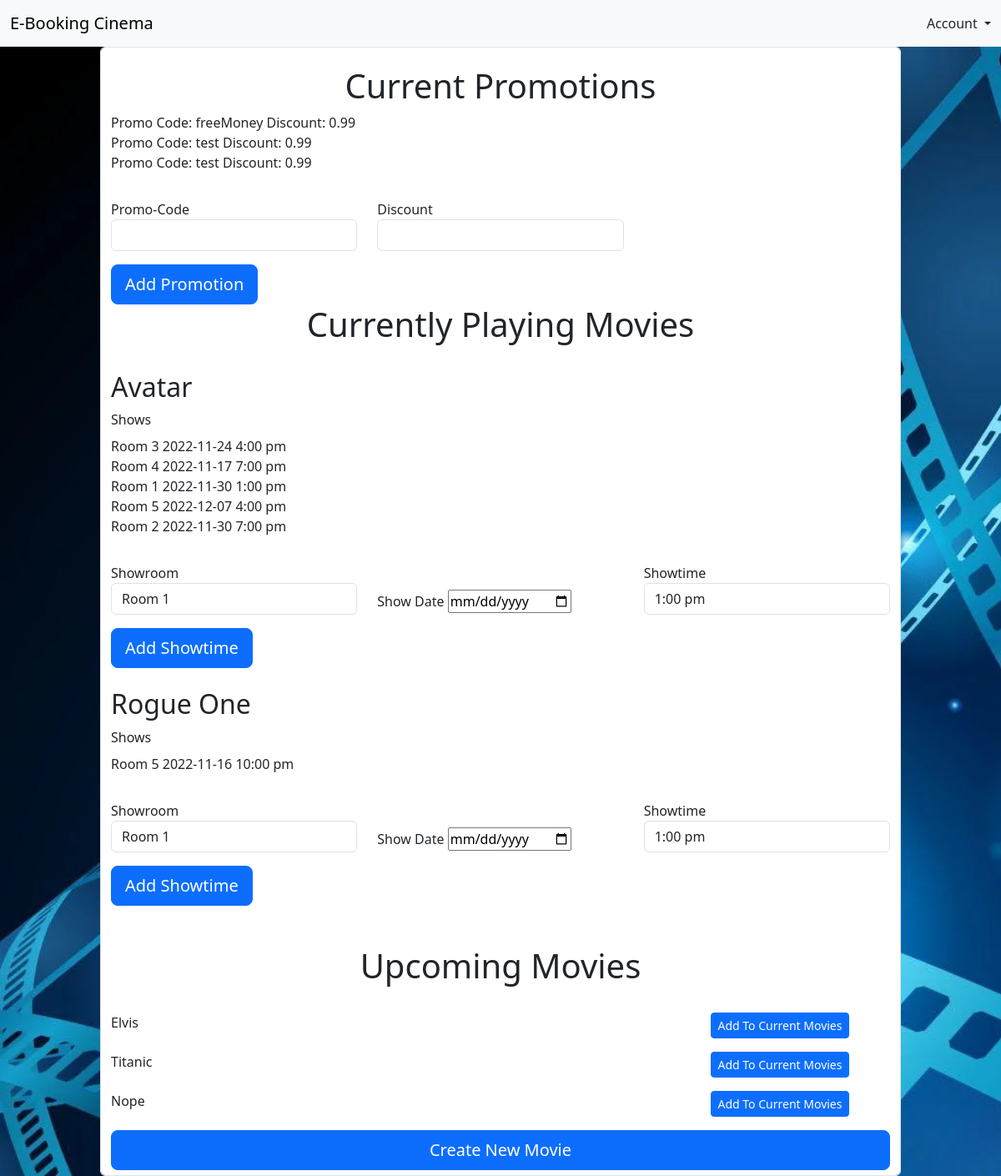
Page /pages/admin_home.php on the committed database.
### tables this page shows
CREATE TABLE `promotions_table` (
  `idPromotions` int(11) NOT NULL,
  `code` varchar(45) NOT NULL,
  `discount` decimal(2,2) NOT NULL
);

CREATE TABLE `movies_table` (
  `idMovie` int(11) NOT NULL,
  `title` varchar(45) NOT NULL,
  `cast` varchar(200) DEFAULT NULL,
  `director` varchar(45) DEFAULT NULL,
  `producer` varchar(45) DEFAULT NULL,
  `genre` varchar(45) DEFAULT NULL,
  `synopsis` varchar(500) DEFAULT NULL,
  `trailerPicture` varchar(500) DEFAULT NULL,
  `trailerVideo` varchar(45) DEFAULT NULL,
  `filmRating` varchar(45) DEFAULT NULL,
  `categoryID` int(11) NOT NULL,
  `isCurrentlyPlaying` tinyint(4) NOT NULL DEFAULT 0
);

CREATE TABLE `show_table` (
  `idShow` int(11) NOT NULL,
  `date` date NOT NULL,
  `movieID` int(11) NOT NULL,
  `showroomID` int(11) NOT NULL,
  `showtimeID` int(11) NOT NULL
);

### pages/admin_home.php (the view, shortened to what this page needs)
<?php
  $mysqli = require __DIR__ . "/database.php";
    $sql = "SELECT * FROM `movies_table` WHERE isCurrentlyPlaying = 1";
        $result = $mysqli->query($sql);
        $currentMovies = $result->fetch_all(MYSQLI_ASSOC);
    $sql = "SELECT * FROM `movies_table` WHERE isCurrentlyPlaying = 0";
        $result = $mysqli->query($sql);
        $upcomingMovies = $result->fetch_all(MYSQLI_ASSOC);
    $sql = "SELECT * FROM `show_table`";
        $result = $mysqli->query($sql);
        $shows = $result->fetch_all(MYSQLI_ASSOC);
    $sql = "SELECT * FROM `showroom_table`";
        $result = $mysqli->query($sql);
        $showRooms = $result->fetch_all(MYSQLI_ASSOC);
        $roomNames = array_column($showRooms, "name", "idRoom");
    $sql = "SELECT * FROM `showtime_table`";
        $result = $mysqli->query($sql);
        $showTimes = $result->fetch_all(MYSQLI_ASSOC);
        $showTimeArr = array_column($showTimes, "showtime", "idShowtime");
    $sql = "SELECT * FROM `promotions_table`";
        $result = $mysqli->query($sql);
        $promotions = $result->fetch_all(MYSQLI_ASSOC);
?>
<!DOCTYPE html>
<html>
<head>
<link href="../node_modules/bootstrap/dist/css/bootstrap.min.css" rel="stylesheet">
<link href="../css/signin.css" rel="stylesheet">
<link href="../css/form-validation.css" rel="stylesheet">
<link href="../css/homepage.css" rel="stylesheet"> <!Only needed for background>
</head>
<body id="bg">
  <nav class="navbar navbar-expand-lg navbar-light bg-light">
    <div class="container-fluid">
        <a class="navbar-brand" href="admin_home.php">E-Booking Cinema</a>
        <div class="collapse navbar-collapse" id="navbarNavDropdown">
            <div class="d-flex ms-auto order-5">
                <div class="nav-item dropdown justify-content-end">
                    <a class="nav-link dropdown-toggle" href="#" id="navbarDropdownMenuLink" role="button"
                        data-bs-toggle="dropdown" aria-expanded="false">
                        Account
                    </a>
                </div>
            </div>
        </div>
    </div>
</nav>
<div class="container form-control form-block">
	<div class="center my-3 gy-3">
    <div class="center text-center">
        <h1>Current Promotions</h1>
    </div>
        <?php foreach($promotions as $promo) {
            echo "Promo Code: ";
            echo $promo["code"];
            echo "\tDiscount: ";
            echo $promo["discount"];
            ?>
            <br> <?php } ?>
        <form action="process_new_promo.php" method="POST">
            <div class="row my-3 gy-3">
                <div class="col-md-4">
                    <label for="promo">Promo-Code</label>
                    <input type="text" class="form-control" id="promocode" name="promocode" required>
                </div>
                <div class="col-md-4">
                    <label for="promo">Discount</label>
                    <input type="text" class="form-control" id="discount" name="discount" required>
                </div>
            </div>
            <button class="w-20 btn btn-lg btn-primary" type="submit">Add Promotion</button><br>
        </form>
    <div class="center text-center">
	    <h1>Currently Playing Movies</h1><br>
    </div>
        <?php foreach($currentMovies as $rowMovie) { ?>
                <?php
                    $movieTitle = $rowMovie["title"];
                ?>
                <h2> <?php echo $movieTitle ?> </h2>
                <label for="cc_number" class="form-label"> Shows </label>
                    <?php foreach($shows as $rowShow) {   ?>
                        <?php
                            if( $rowShow["movieID"] == $rowMovie["idMovie"] ) {
                                echo $roomNames[$rowShow["showroomID"]];
                                echo $rowShow["date"];
                                echo $showTimeArr[$rowShow["showtimeID"]];
                                ?>
                                <?php
                            }
                        ?>
                    <?php } ?>
                    <form name="addShow" method="POST">
                        <div class="row my-3 gy-3">
                            <div class="col-md-4">
                                <label for="promo">Showroom</label>
                                    <select class="form-control" id="showRoom", name="showRoom">
                                    <?php foreach($showRooms as $room) {   ?>
                                        <option> <?php echo $room["name"]; ?> </option>
                                    <?php } ?>
                                    </select>
                            </div>
                            <div class="col-md-4 gy-5 center">
                                <label for="promo">Show Date</label>
                                <input type="date" id="showdate" name="showdate" required>
                            </div>
                            <div class="col-md-4">
                                <label for="promo">Showtime</label>
                                    <select class="form-control" id="showtime", name="showtime">
                                    <?php foreach($showTimes as $time) {   ?>
                                        <option> <?php echo $time["showtime"]; ?> </option>
                                    <?php } ?>
                                    </select>
                            </div>
                        </div>
                        <button class="w-20 btn btn-lg btn-primary" type="submit">Add Showtime</button><br>
                    </form>
        <?php }  ?>
        <div class="center text-center">
            <br><h1>Upcoming Movies</h1>
        </div>
        <div class="row my-3 gy-3">
            <?php foreach($upcomingMovies as $rowMovie) { ?>
                <?php $movieTitle = $rowMovie["title"];  ?>
                <div class="col-md-9">
                    <?php echo $movieTitle ?>
                </div>
            <div class="col-md-3">
                <form action="process_add_current_movie.php" method="POST">
                    <button class="w-20 btn btn-sm btn-primary" type="submit">Add To Current Movies</button>
                </form>
            </div>
            <br>
                <?php } ?>
            </div>
        </div>
    <button class="col-md-12 btn btn-lg btn-primary" type="submit" onclick="window.location.href = 'add_movie.php';">Create New Movie</button><br>
</div>
</body>
</html>

### css/signin.css (style rules this page uses)
html, body { height: 100%; }
body { align-items: center; padding-bottom: 40px; background-color: #f5f5f5; }

### css/form-validation.css (style rules this page uses)
.container { max-width: 960px; }
.form-block { margin-left: auto; margin-right: auto; margin-top: auto; margin-bottom: auto; height: auto; width: auto; background-color: #ffffff; }

### css/homepage.css (style rules this page uses)
#bg { background-image: url("../assets/wallpaper.jpg"); height: 100%; background-position: center; background-size: cover; background-repeat: repeat-y; }

### rows in the picture
promotions_table: code "freeMoney", discount "0.99"
promotions_table: code "test", discount "0.99"
promotions_table: code "test", discount "0.99"
movies_table: title "Avatar"
show_table: showroomID "Room 3", date "2022-11-24", showtimeID "4:00 pm"
show_table: showroomID "Room 4", date "2022-11-17", showtimeID "7:00 pm"
show_table: showroomID "Room 1", date "2022-11-30", showtimeID "1:00 pm"
show_table: showroomID "Room 5", date "2022-12-07", showtimeID "4:00 pm"
show_table: showroomID "Room 2", date "2022-11-30", showtimeID "7:00 pm"
movies_table: title "Rogue One"
show_table: showroomID "Room 5", date "2022-11-16", showtimeID "10:00 pm"
movies_table: title "Elvis"
movies_table: title "Titanic"
movies_table: title "Nope"

### other values in the picture
form field showRoom "Room 1"
form field showtime "1:00 pm"
